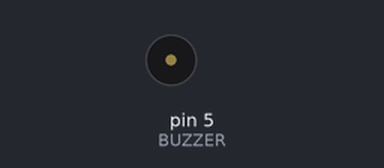
Simulated run of this sketch. Board: Arduino Uno, built with avr-gcc and run on an emulated ATmega328P. Shown: buzzer (waves = sounding).

Above: at 0.2 s.
Timing chart, 0 to 1.7 s (numbered marks = the images above):
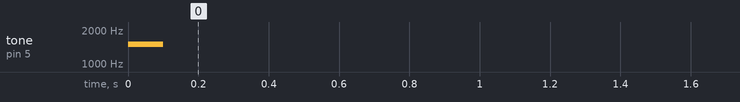

Measured:
- by itself, tone on pin 5 (BUZZER): silent → 1500 Hz at 0.00 s, → silent 0.10 s later

The sketch:

Test_buzzer.ino
```cpp
#define BUZZER 5

void setup() {
  tone(BUZZER, 1500, 100);
}

void loop() {}
```
